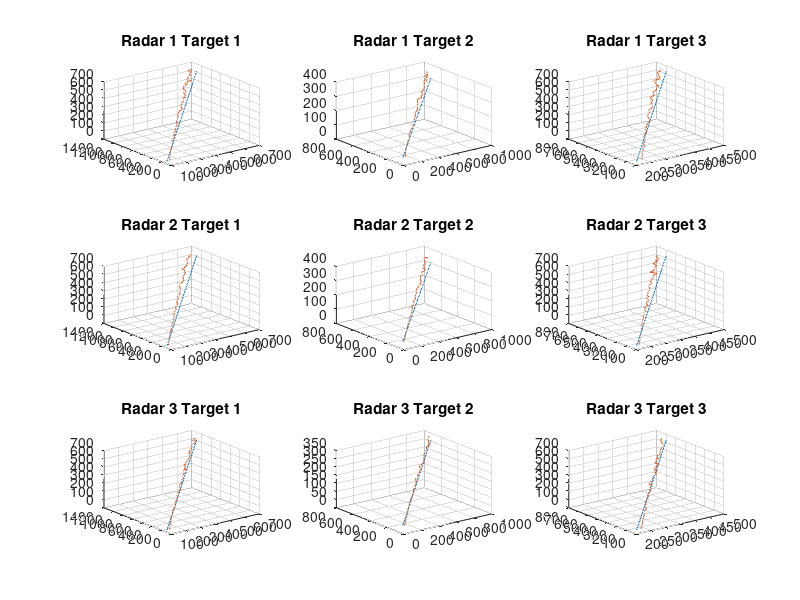

MATLAB code to generate this figure:
% Radar Estimator - Batch Estimator
% Author:qingyuanxingsi
% 2015-07-22

% time step
T = 1;

% duration
duration = 60;

% Radar Parameter Configuration
% System Deviation and noise
radar_deviation = [20   8    15;
                   0.03 0.04 0.01; 
                   0.02 0.02 0.02;
                   0.01 0.01 0.01;
                   0.01 0.01 0.01;
                   0.01 0.01 0.01];

% Radar position
radar_pos = [50  70  20;
             120 150 160;
             20  30  30];


% target initial states
target_init_state = [100 60 200;
                     100 80 100;
                     10  20  30;
                     10  15  5;
                     20  10  10;
                     10   5    10;
                     0   0    0;
                     0   0    0;
                     0   0    0];

% target transition matrix
F = [1 0 0 T 0 0 0 0 0;
     0 1 0 0 T 0 0 0 0;
     0 0 1 0 0 T 0 0 0;
     0 0 0 1 0 0 0 0 0;
     0 0 0 0 1 0 0 0 0;
     0 0 0 0 0 1 0 0 0;
     0 0 0 0 0 0 0 0 0;
     0 0 0 0 0 0 0 0 0;
     0 0 0 0 0 0 0 0 0];

radar_cnt = size(radar_pos,2);
iters = duration/T;
target_num = size(target_init_state,2);
history = zeros(radar_cnt,target_num,3,iters);
measure_history = zeros(radar_cnt,target_num,3,iters);
for tag=1:radar_cnt
    target_pos = target_init_state;
    radar_position = radar_pos(:,tag);
    Y = [];
    A = [];
    for index=1:iters
        target_pos = F*target_pos;
        for i=1:target_num
            target = target_pos(1:3,i);
            history(tag,i,1:3,index) = target;
            dis = sqrt(sum((radar_position-target).^2));
            angle = atan((radar_position(2)-target(2))/(radar_position(1)-target(1)));
            tmp_dis = sqrt(sum((radar_position(1:2) - target(1:2)).^2));
            pitch_angle = atan((target(3)-radar_position(3))/tmp_dis);
            m_dist = dis+radar_deviation(1,tag)+randn*radar_deviation(4,tag);
            m_angle = angle + radar_deviation(2,tag)+randn*radar_deviation(5,tag);
            m_pitch_angle = pitch_angle + radar_deviation(3,tag)+randn*radar_deviation(6,tag);
            measure_position = [m_dist*cos(m_pitch_angle)*cos(m_angle)+radar_position(1);
                 m_dist*cos(m_pitch_angle)*sin(m_angle)+radar_position(2);
                 m_dist*sin(m_pitch_angle)+radar_position(3)];
            measure_history(tag,i,1:3,index) = measure_position;
            y = measure_position - target;
            Y = [Y;y];
            a = [cos(pitch_angle)*cos(angle) -dis*cos(pitch_angle)*sin(angle) -dis*sin(pitch_angle)*cos(angle);
                 cos(pitch_angle)*sin(angle)  dis*cos(pitch_angle)*cos(angle) -dis*sin(pitch_angle)*sin(angle);
                 sin(pitch_angle)             0                                dis*cos(pitch_angle)];
            A = [A;a];
        end    
    end
    estimate_error = inv(A'*A)*A'*Y
end

% Plot the trajectory of the targets measured by different sensors
close all;
for tag=1:radar_cnt
    for i=1:target_num
        path = reshape(history(tag,i,:,:),3,iters);
        measure_path = reshape(measure_history(tag,i,:,:),3,iters);
        plot_index = (tag-1)*target_num+i;
        subplot(radar_cnt,target_num,plot_index);
        plot3(path(1,:),path(2,:),path(3,:))
        grid on
        hold on
        plot3(measure_path(1,:),measure_path(2,:),measure_path(3,:))
        title(['Radar ' num2str(tag) ' Target ' num2str(i)])
    end
end
